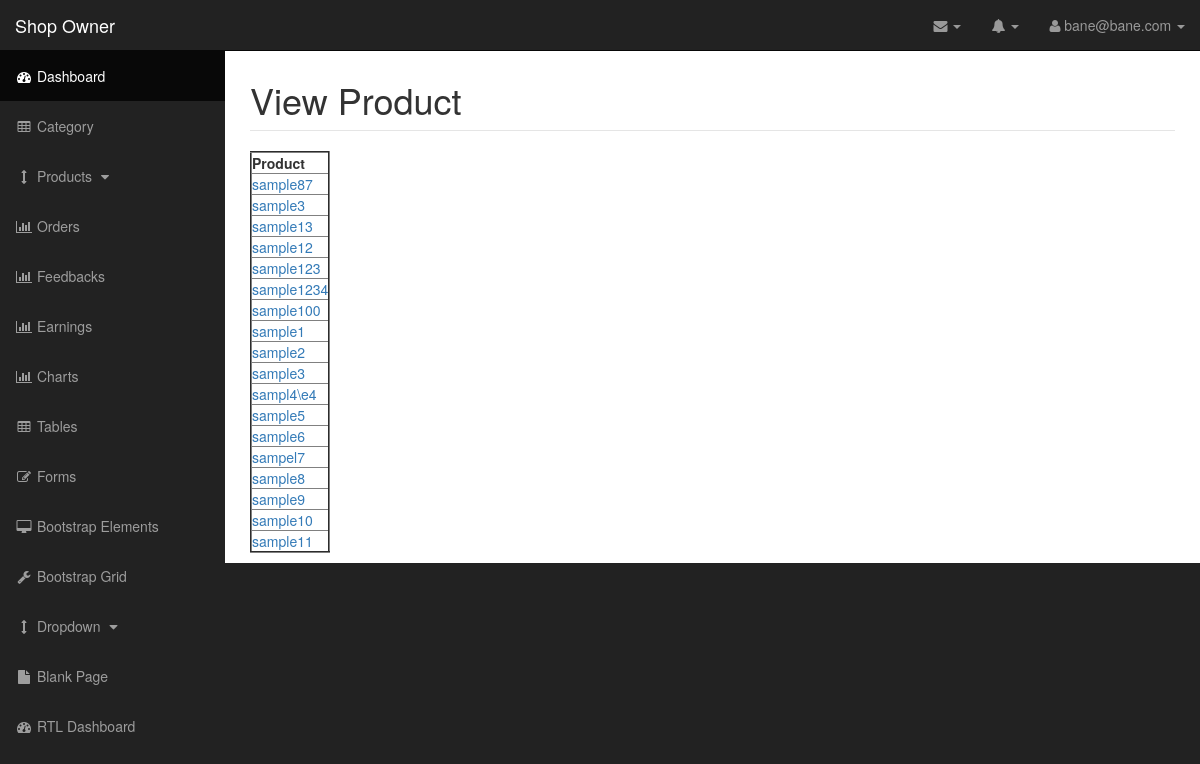
The app's page /shopowner/product/view/ (signed in), older data.
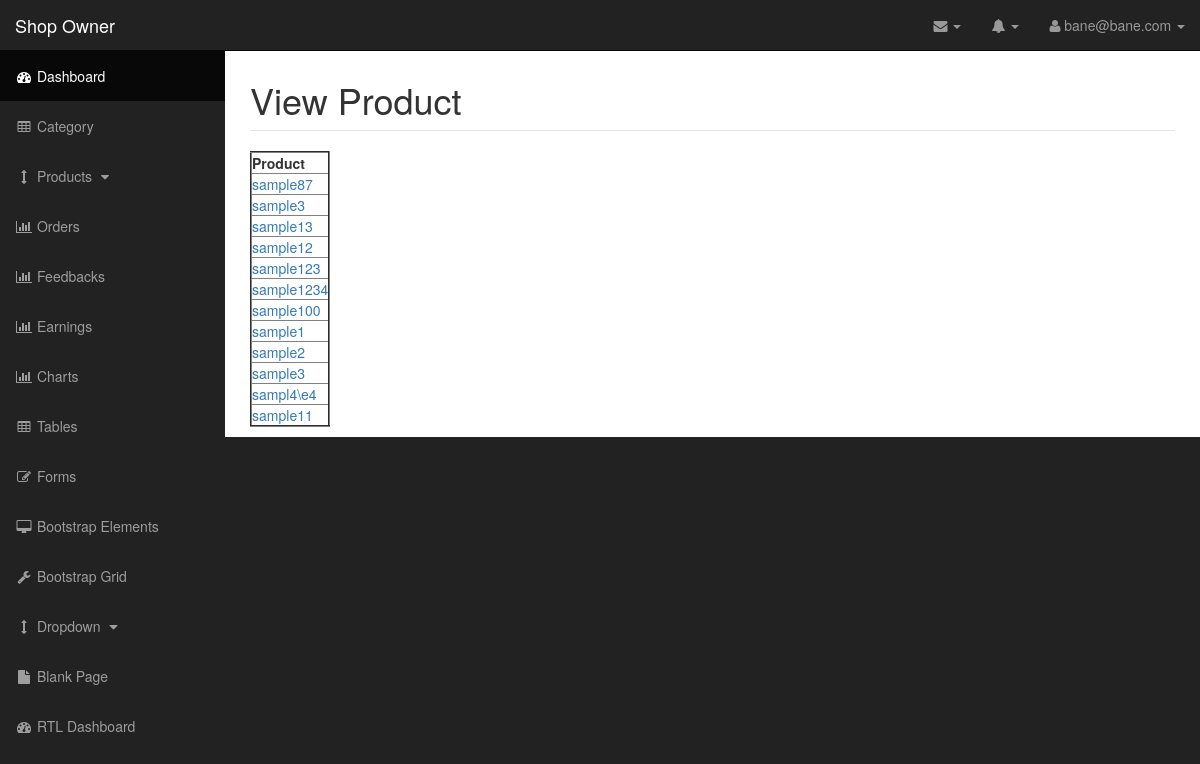
The same page, newer data.
### app/models.py (models this page shows, shortened)
class Product(models.Model):
    is_active = models.BooleanField(default=True)
    cid = models.ForeignKey(Category, null=True, blank=True)
    owner = models.ForeignKey(MyUser)
    pname = models.CharField(max_length=120)
    description = models.TextField(max_length=500)
    dateadded = models.DateTimeField(default=timezone.now())
    sex = models.ForeignKey(Gender, null=True, blank=True)
    shop = models.ForeignKey(Shop, null=True, blank=True)

### app/views.py (the view)
# urls.py: url(r'^shopowner/product/view/$', 'app.views.sview_product', name='sview_product'),
def sview_product(request):
	if request.user.is_ShopOwner:
		shopowner = MyUser.object.get(pk=request.user.id)
		product = Product.objects.filter(owner=shopowner, is_active=True)
		return render(request, 'shopowner/viewproduct.html', {'product': product, 'shopowner': shopowner})

### app/templates/shopowner/viewproduct.html (shortened to what this page needs)
{%extends 'shopowner/shopowner.html'%}
{%block content %}
<h1>View Product</h1>
<legend></legend>
<table border=2>
	<thead>
		<tr>
			<th>Product</th>
	</thead>
	{%for product in product%}
	<tr>
		<td><a href="/shopowner/product/view/{{product.id}}">{{product.pname}}</a></td>
	{%endfor%}
</table>
{%endblock%}

### app/templates/shopowner/shopowner.html (shortened to what this page needs)
<!DOCTYPE html>
{%load staticfiles%}
<html lang="en">
<head>
    <link href="{% static "css/bootstrap.min.css" %}" rel="stylesheet">
    <link href="{% static "css/sb-admin.css" %}" rel="stylesheet">
    <link href="{% static "css/plugins/morris.css" %}" rel="stylesheet">
    <link href="{% static "font-awesome/css/font-awesome.min.css" %}" rel="stylesheet" type="text/css">
</head>
<body>
    <div id="wrapper">
        <nav class="navbar navbar-inverse navbar-fixed-top" role="navigation">
            <div class="navbar-header">
                <a class="navbar-brand" href="/shopowner/dashboard/">Shop Owner</a>
            </div>
            <ul class="nav navbar-right top-nav">
                <li class="dropdown">
                    <a href="#" class="dropdown-toggle" data-toggle="dropdown"><i class="fa fa-envelope"></i> <b class="caret"></b></a>
                </li>
                <li class="dropdown">
                    <a href="#" class="dropdown-toggle" data-toggle="dropdown"><i class="fa fa-bell"></i> <b class="caret"></b></a>
                </li>
                <li class="dropdown">
                    <a href="#" class="dropdown-toggle" data-toggle="dropdown"><i class="fa fa-user"></i> {{shopowner.email}} <b class="caret"></b></a>
                </li>
            </ul>
            <div class="collapse navbar-collapse navbar-ex1-collapse">
                <ul class="nav navbar-nav side-nav">
                    <li class="active">
                        <a href="/shopowner/dashboard/"><i class="fa fa-fw fa-dashboard"></i> Dashboard</a>
                    </li>
                    <li>
                        <a href="/shopowner/category/"><i class="fa fa-fw fa-table"></i> Category</a>
                    </li>
                    <li>
                        <a href="javascript:;" data-toggle="collapse" data-target="#addproduct"><i class="fa fa-fw fa-arrows-v"></i> Products <i class="fa fa-fw fa-caret-down"></i></a>
                    </li>
                     <li>
                        <a href="charts.html"><i class="fa fa-fw fa-bar-chart-o"></i> Orders</a>
                    </li>
                     <li>
                        <a href="charts.html"><i class="fa fa-fw fa-bar-chart-o"></i> Feedbacks</a>
                    </li>
                    <li>
                        <a href="charts.html"><i class="fa fa-fw fa-bar-chart-o"></i> Earnings</a>
                    </li>
                    <li>
                        <a href="charts.html"><i class="fa fa-fw fa-bar-chart-o"></i> Charts</a>
                    </li>
                    <li>
                        <a href="tables.html"><i class="fa fa-fw fa-table"></i> Tables</a>
                    </li>
                    <li>
                        <a href="forms.html"><i class="fa fa-fw fa-edit"></i> Forms</a>
                    </li>
                    <li>
                        <a href="bootstrap-elements.html"><i class="fa fa-fw fa-desktop"></i> Bootstrap Elements</a>
                    </li>
                    <li>
                        <a href="bootstrap-grid.html"><i class="fa fa-fw fa-wrench"></i> Bootstrap Grid</a>
                    </li>
                    <li>
                        <a href="javascript:;" data-toggle="collapse" data-target="#demo"><i class="fa fa-fw fa-arrows-v"></i> Dropdown <i class="fa fa-fw fa-caret-down"></i></a>
                    </li>
                    <li>
                        <a href="blank-page.html"><i class="fa fa-fw fa-file"></i> Blank Page</a>
                    </li>
                    <li>
                        <a href="index-rtl.html"><i class="fa fa-fw fa-dashboard"></i> RTL Dashboard</a>
                    </li>
                </ul>
            </div>
        </nav>
        <div id="page-wrapper">
            <div class="container-fluid">
                {%block content%} {%endblock%}
        </div>
    </div>
</body>
</html>

Row changes from the older to the newer data that the page shows:
removed Product: pname "sample5"
removed Product: pname "sample6"
removed Product: pname "sampel7"
removed Product: pname "sample8"
removed Product: pname "sample9"
removed Product: pname "sample10"
